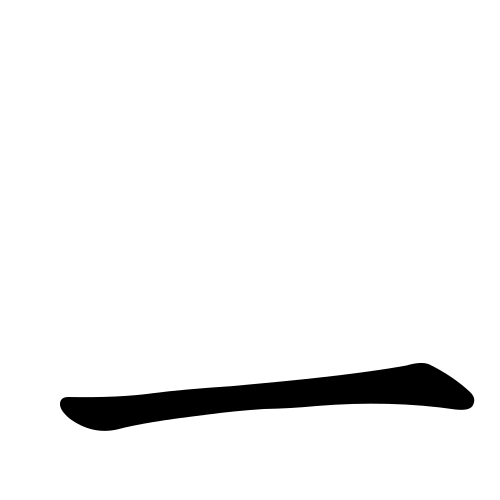
#> input picture image_processing/character_data/上/image3.bmp, 500 x 500 px, given in place of image3.jpg, which was not available
$ python resize_image.py
#> lines starting #> are read from the running program, lines starting #| are printed output that depends on the picture; pictures that were not available may be replaced by others from this repository, and a replacement may not be noted
#> further down, image is the input picture: PIL image 500x500 RGBA; mean R, G, B, A 242.5, 242.5, 242.5, 255
from PIL import Image,ImageOps
import os
import numpy as np

def centralise_image(img):

    img = ImageOps.invert(img)
    img = np.array(img)

    column_range = np.where(np.sum(img, axis=0) > 0)
    row_range = np.where(np.sum(img, axis=1) > 0)

    y1 = row_range[0][0]
#> y1 = 363
    y2 = row_range[0][-1]
#> y2 = 430
    x1 = column_range[0][0]
#> x1 = 60
    x2 = column_range[0][-1]
#> x2 = 474

    cropped_image = img[y1:(y2+1), x1:(x2+1)]

    height_diff = (img.shape[0] - cropped_image.shape[0])
#> height_diff = 432
    width_diff = (img.shape[1] - cropped_image.shape[1])
#> width_diff = 85
    top = int(height_diff / 2)
#> top = 216
    bottom = height_diff - top
#> bottom = 216
    left = int(width_diff / 2)
#> left = 42
    right = width_diff - left
#> right = 43

    filled_image = fill_image(cropped_image, top, bottom, left, right)
    filled_image = Image.fromarray(filled_image,'L')
    filled_image = ImageOps.invert(filled_image)
    return filled_image

def fill_image(img, top, bottom, left, right):


#> called with top = 216, bottom = 216, left = 42, right = 43
    height, width= img.shape
#> height = 68; width = 415

    fill_left = np.zeros((height, left))
    img = np.concatenate((fill_left, img), axis = 1)
#> img: shape (68, 457) float64

    fill_top = np.zeros((top, left + width))
    img = np.concatenate((fill_top, img), axis = 0)
#> img: shape (284, 457) float64

    fill_right = np.zeros((height + top, right))
    img = np.concatenate((img, fill_right), axis = 1)
#> img: shape (284, 500) float64

    fill_bottom = np.zeros((bottom, left + width + right))
    img = np.concatenate((img, fill_bottom), axis = 0)
#> img: shape (500, 500) float64

    img = img.astype('uint8')
    # image = np.reshape(image, (height,width))

    return img

def shrink(image, size):
    image = ImageOps.invert(image)
    image = image.convert("L")
    pad_length = (image.width - size) / 2
    shrunk_image = image.resize((size, size))
    shrunk_image = np.array(shrunk_image)
    shrunk_image = fill_image(shrunk_image, int(pad_length), int(pad_length), int(pad_length), int(pad_length))
    shrunk_image = shrunk_image.astype('uint8')
    shrunk_image = Image.fromarray(shrunk_image,'L')
    shrunk_image = ImageOps.invert(shrunk_image)

    return shrunk_image

def shrink_vertical(image, height):
    image = ImageOps.invert(image)
    pad_top = (image.height - height) / 2
    shrunk_image = image.resize((image.width, height))
    shrunk_image = np.array(shrunk_image)
    shrunk_image = fill_image(shrunk_image, int(pad_top), int(pad_top), int(0), int(0))
    shrunk_image = shrunk_image.astype('uint8')
    shrunk_image = Image.fromarray(shrunk_image,'L')
    shrunk_image = ImageOps.invert(shrunk_image)

    return shrunk_image


def shrink_horizontal(image, width):
    image = ImageOps.invert(image)
    pad_left = (image.width - width) / 2
    shrunk_image = image.resize((width, image.height))
    shrunk_image = np.array(shrunk_image)
    shrunk_image = fill_image(shrunk_image, int(0), int(0), int(pad_left), int(pad_left))
    shrunk_image = shrunk_image.astype('uint8')
    shrunk_image = Image.fromarray(shrunk_image,'L')
    shrunk_image = ImageOps.invert(shrunk_image)

    return shrunk_image

x = 1
files = os.listdir('18_横折折折钩')
dir ='examples/hengzhezhegou'

image = Image.open('18_横折折折钩/' + "image3.jpg" )
image = image.convert("L")
image = centralise_image(image)

tiao = 20
for i in range(2):
    box = (80 - tiao, 80 - tiao, 220 + tiao, 220 + tiao)
    cropped_image = image.crop(box)
    new_image = cropped_image.resize((50, 50))
    cropped_image.save(dir +str(x)+'.bmp')
    tiao += 20
    x += 1
#> after the loop, tiao = 60; x = 3

size = 240
for i in range(2):
    new_image = shrink(image, size)
    new_image = new_image.resize((50, 50))
    new_image.save(dir +str(x)+'.bmp')
    x += 1
    size += 20
#> this loop made 2 passes
#> x on passes 1 to 2: 4, 5
#> pass 1, in fill_image (call 2), `img = np.concatenate((img, fill_right), axis = 1)`:
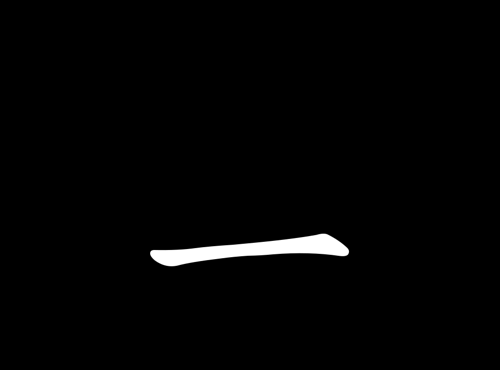
#> img: shape (370, 500) float64; min 0, max 255, mean 3.9
#> after the loop, size = 280; x = 5

size = 250
for i in range(2):
    new_image = shrink_vertical(image, size)
    new_image = new_image.resize((50, 50))
    new_image.save(dir +str(x)+'.bmp')
    x += 1
    size += 25
#> this loop made 2 passes
#> x on passes 1 to 2: 6, 7
#> pass 1, in shrink_vertical, `shrunk_image = image.resize((image.width, height))`:
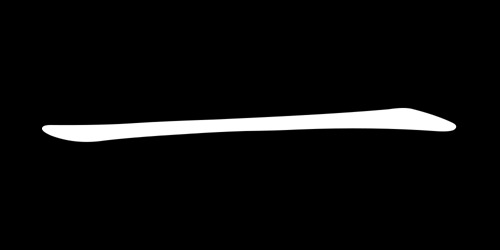
#> shrunk_image: PIL image 500x250 L; min 0, max 255, mean 12.5
#> after the loop, size = 300; x = 7

size = 260
for i in range(2):
    new_image = shrink_horizontal(image, size)
    new_image = new_image.resize((50, 50))
    new_image.save(dir +str(x)+'.bmp')
    x += 1
    size += 20
#> this loop made 2 passes
#> x on passes 1 to 2: 8, 9
#> pass 1, in shrink_horizontal, `shrunk_image = image.resize((width, image.height))`:
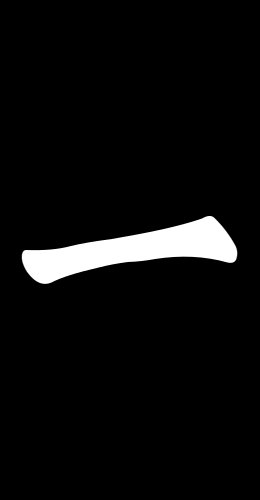
#> shrunk_image: PIL image 260x500 L; min 0, max 255, mean 12.5
#> pass 1, in fill_image (call 6), `img = np.concatenate((fill_left, img), axis = 1)`:
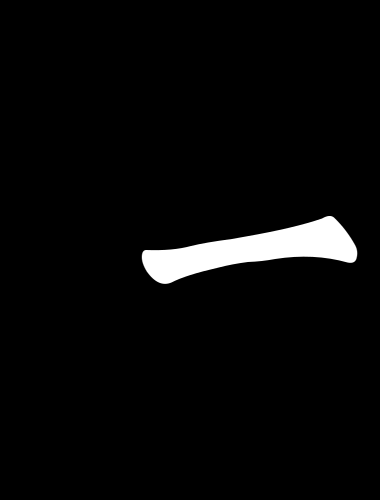
#> img: shape (500, 380) float64; min 0, max 255, mean 8.6
#> pass 1, in fill_image (call 6), `img = np.concatenate((img, fill_right), axis = 1)`:
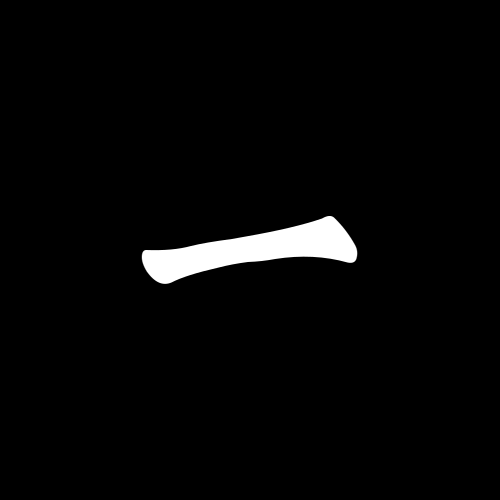
#> img: shape (500, 500) float64; min 0, max 255, mean 6.5
#> after the loop:
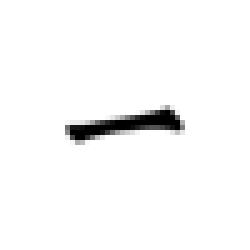
#> new_image: PIL image 50x50 L (shown 5 times larger); min 0, max 255, mean 248
#> after the loop, size = 300; x = 9


rotated = image.rotate(-5)
box = (40, 40, 260, 260)
cropped_image = rotated.crop(box)
#> cropped_image: PIL image 220x220 L
new_image = cropped_image.resize((100, 100))
#> new_image: PIL image 100x100 L
cropped_image.save(dir +str(x)+'.bmp')
x += 1
#> x = 10

rotated = image.rotate(5)
box = (40, 40, 260, 260)
cropped_image = rotated.crop(box)
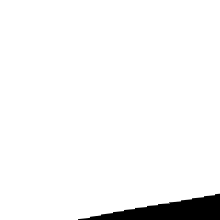
#> cropped_image: PIL image 220x220 L; min 0, max 255, mean 244.8
new_image = cropped_image.resize((100, 100))
cropped_image.save(dir +str(x)+'.bmp')
x += 1
#> x = 11

$ run again, on image_processing/character_data/上/image1.bmp
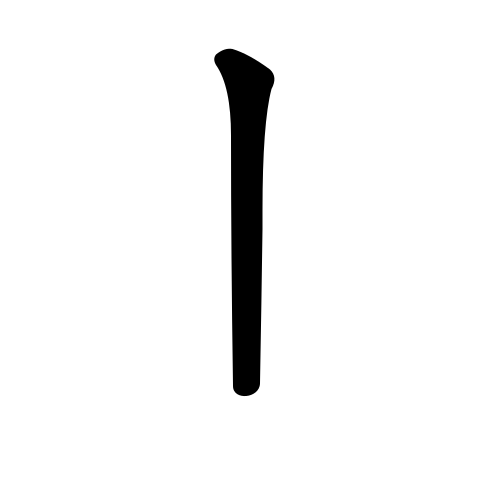
#> input picture image_processing/character_data/上/image1.bmp, 500 x 500 px, given in place of image3.jpg, which was not available
#> image is the input picture: PIL image 500x500 RGBA; mean R, G, B, A 243.5, 243.5, 243.5, 255
#> image: PIL image 500x500 L
#> y1 = 48
#> y2 = 396
#> x1 = 214
#> x2 = 274
#> after the loop `for i in range(2):`: tiao = 60; x = 3
#> the loop `for i in range(2):` made 2 passes
#> x on passes 1 to 2: 4, 5
#> after the loop `for i in range(2):`: size = 280; x = 5
#> the loop `for i in range(2):` made 2 passes
#> x on passes 1 to 2: 6, 7
#> after the loop `for i in range(2):`: size = 300; x = 7
#> the loop `for i in range(2):` made 2 passes
#> x on passes 1 to 2: 8, 9
#> pass 1, in fill_image (call 6), `img = np.concatenate((img, fill_right), axis = 1)`:
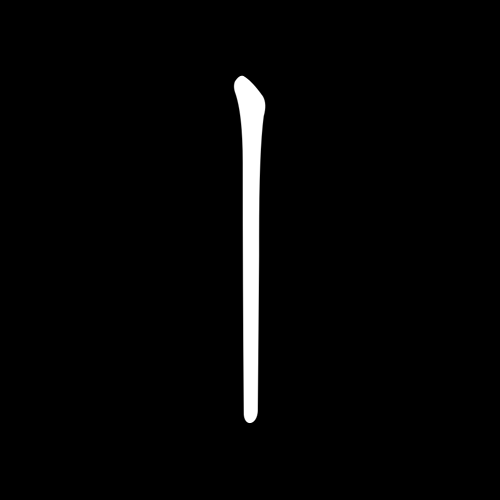
#> img: shape (500, 500) float64; min 0, max 255, mean 6
#> after the loop `for i in range(2):`: size = 300; x = 9
#> `x += 1`: x = 10
#> `cropped_image = rotated.crop(box)`:
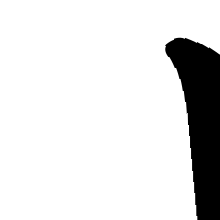
#> cropped_image: PIL image 220x220 L; min 0, max 255, mean 223.8
#> `x += 1`: x = 11

$ run again, on image_processing/character_data/上/image2.bmp
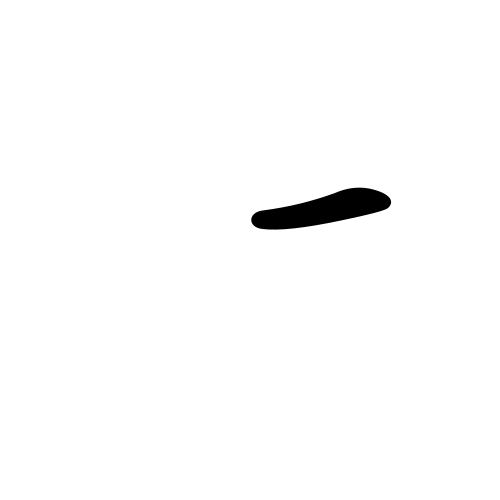
#> input picture image_processing/character_data/上/image2.bmp, 500 x 500 px, given in place of image3.jpg, which was not available
#> image is the input picture: PIL image 500x500 RGBA; mean R, G, B, A 251.7, 251.7, 251.7, 255
#> image: PIL image 500x500 L
#> y1 = 187
#> y2 = 229
#> x1 = 251
#> x2 = 391
#> after the loop `for i in range(2):`: tiao = 60; x = 3
#> the loop `for i in range(2):` made 2 passes
#> x on passes 1 to 2: 4, 5
#> after the loop `for i in range(2):`: size = 280; x = 5
#> the loop `for i in range(2):` made 2 passes
#> x on passes 1 to 2: 6, 7
#> after the loop `for i in range(2):`: size = 300; x = 7
#> the loop `for i in range(2):` made 2 passes
#> x on passes 1 to 2: 8, 9
#> pass 1, in fill_image (call 6), `img = np.concatenate((fill_left, img), axis = 1)`:
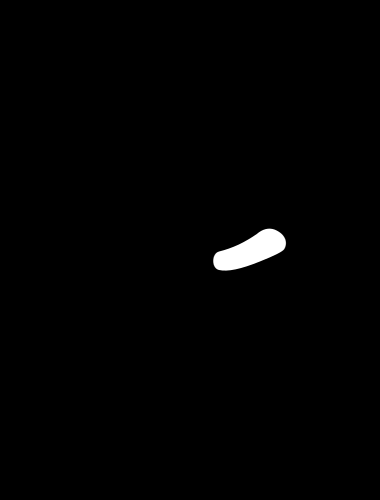
#> img: shape (500, 380) float64; min 0, max 255, mean 2.3
#> after the loop `for i in range(2):`: size = 300; x = 9
#> `x += 1`: x = 10
#> `rotated = image.rotate(5)`:
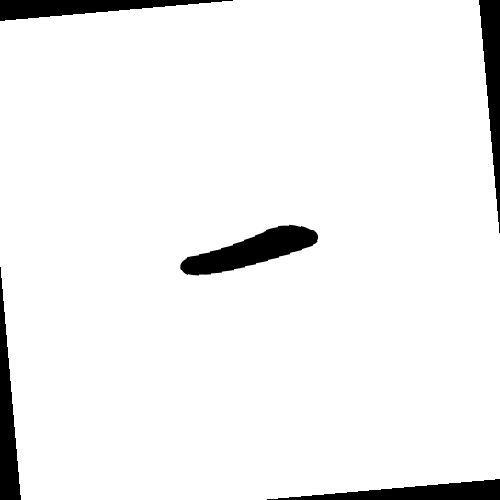
#> rotated: PIL image 500x500 L; min 0, max 255, mean 241.4
#> `x += 1`: x = 11
